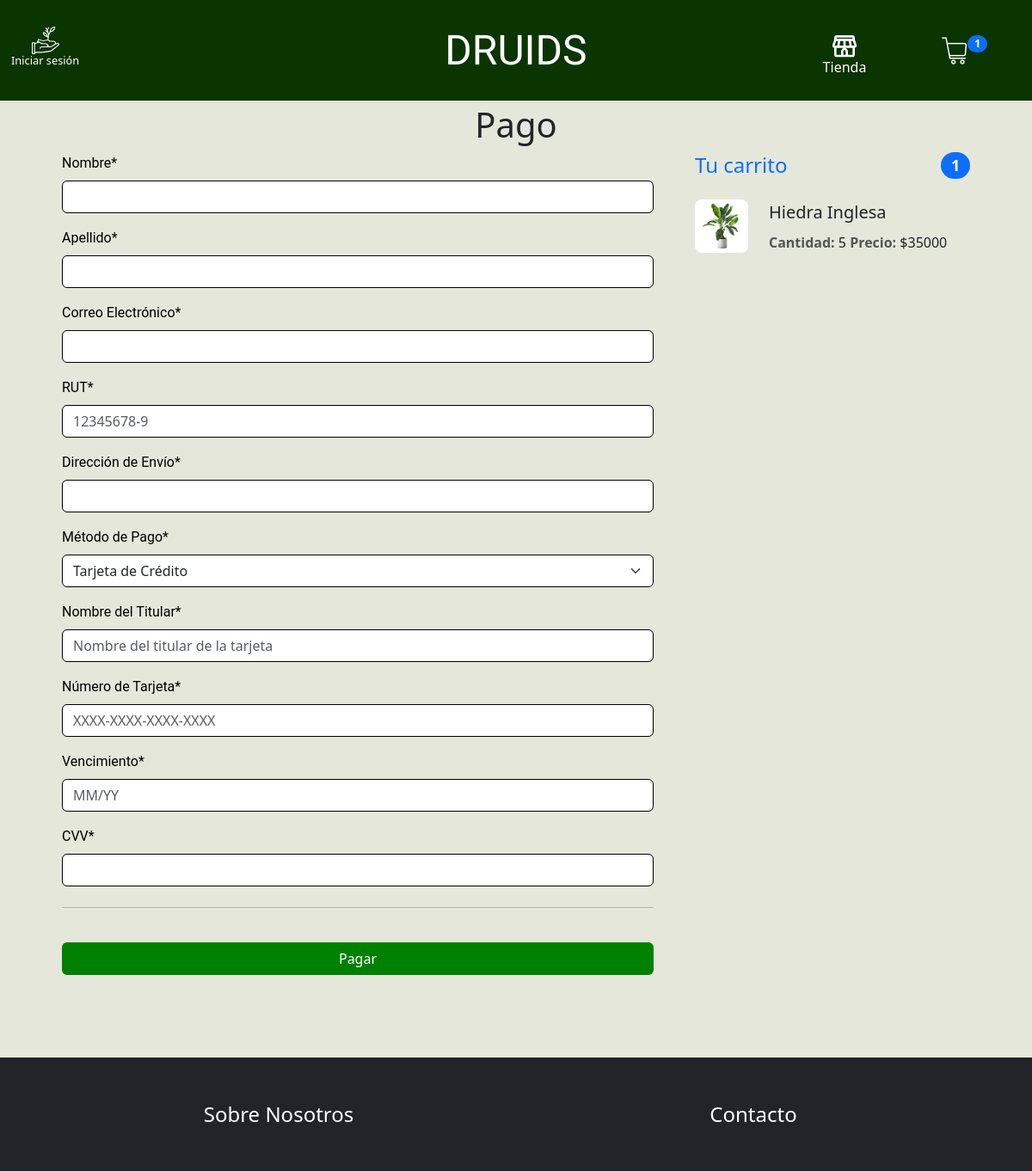
Page /pago/ on the committed database.
### Druids/models.py (models this page shows, shortened)
class CarritoItem(models.Model):
    producto = models.ForeignKey(Producto, on_delete=models.CASCADE)
    cantidad = models.PositiveIntegerField()
    pedido = models.ForeignKey(Pedido, on_delete=models.CASCADE, null=True, blank=True)
    usuario = models.ForeignKey(User, on_delete=models.CASCADE, null=True, blank=True)
    @property
    def total_price(self):
        return self.cantidad * self.producto.precio

class Producto(models.Model):
    nombre = models.CharField(max_length=100, verbose_name="Nombre del producto")
    precio = models.PositiveIntegerField(validators=[MinValueValidator(0)], verbose_name="Precio")
    categoria = models.CharField(max_length=50, choices=Categorias, verbose_name="Categoría")
    stock = models.PositiveIntegerField(validators=[MinValueValidator(0)], verbose_name="Stock")
    descripcion = models.TextField(verbose_name="Descripción del producto")
    cuidados = models.TextField(verbose_name="Descripción de cuidados",blank=True, null=True)
    imagen_principal = models.ImageField(upload_to='productos/', verbose_name="Imagen Principal")
    imagen_2 = models.ImageField(upload_to='productos/', blank=True, null=True, verbose_name="Imagen del producto 2")
    imagen_3 = models.ImageField(upload_to='productos/', blank=True, null=True, verbose_name="Imagen del producto 3")
    imagen_4 = models.ImageField(upload_to='productos/', blank=True, null=True, verbose_name="Imagen del producto 4")

### Druids/views.py (the view, shortened to what this page needs)
# urls.py: path('pago/', pago, name='pago'),
def pago(request):
    if request.user.is_authenticated:
        carrito_items = CarritoItem.objects.filter(usuario=request.user)
    else:
        carrito_items = CarritoItem.objects.all()
    total = sum(item.total_price for item in carrito_items)
    if request.user.is_authenticated:
        usuario = Usuario.objects.get(usuario=request.user)
        form = PagoForm(initial={
            'nombre': usuario.nombre_usuario,
            'email': usuario.correo,
            'rut': usuario.rut,
            'direccion_envio': usuario.direccion
        })
    else:
        form = PagoForm()
    return render(request, 'Druids/pago.html', {'carrito_items': carrito_items, 'total': total, 'form': form})

### Druids/forms.py (shortened to what this page needs)
class PagoForm(forms.Form):
    nombre = forms.CharField(label='Nombre', max_length=100)
    apellido = forms.CharField(label='Apellido', max_length=100)
    email = forms.EmailField(label='Correo Electrónico')
    rut = forms.CharField(label='RUT', max_length=12, widget=forms.TextInput(attrs={'class': 'form-control rut', 'placeholder': '12345678-9'}))
    direccion_envio = forms.CharField(label='Dirección de Envío', max_length=40)
    metodo_pago = forms.ChoiceField(label='Método de Pago', choices=[('credito', 'Tarjeta de Crédito'), ('debito', 'Tarjeta de Débito')])
    nombre_titular = forms.CharField(label='Nombre del Titular', max_length=40, widget=forms.TextInput(attrs={'class': 'form-control nombre-titular', 'placeholder': 'Nombre del titular de la tarjeta'}))
    numero_tarjeta = forms.CharField(label='Número de Tarjeta', max_length=19, widget=forms.TextInput(attrs={'class': 'form-control numero-tarjeta', 'placeholder': 'XXXX-XXXX-XXXX-XXXX'}))
    fecha_expiracion = forms.CharField(label='Vencimiento', max_length=5, widget=forms.TextInput(attrs={'class': 'form-control fecha-expiracion', 'placeholder': 'MM/YY'}))
    cvv = forms.CharField(label='CVV', max_length=3)

### Druids/context_processors.py (called while the page is built)
def carrito_items_contador(request):
    if request.user.is_authenticated:
        contador = CarritoItem.objects.filter(usuario=request.user).count()
    else:
        contador = CarritoItem.objects.count()
    return {'carrito_items_contador': contador}

### Druids/templates/Druids/pago.html (shortened to what this page needs)
{% extends 'Druids/base.html' %}
{% load static %}
{% load crispy_forms_tags %}
{% block contenido %}
<link rel="stylesheet" href="{% static 'Druids/css/pago.css' %}">
<main>
    <section>
        <div class="row">
            <div class="col-12 mt-1">
                <h1 class="text-center">Pago</h1>
            </div>
        </div>
    </section>
    <div class="row g-5 mx-5">
        <div class="col-md-5 col-lg-4 order-md-last">
            <h4 class="d-flex justify-content-between align-items-center mb-3">
                <span class="text-primary">Tu carrito</span>
                <span class="badge bg-primary rounded-pill">{{ carrito_items|length }}</span>
            </h4>
            <ul class="list-group mb-3">
                 {% for item in carrito_items %}
                <li class="list-group item mt-2">
                    <div class="row">
                        <div class="col-3">
                            <img src="{{ item.producto.imagen_principal.url }}" class="img-fluid rounded-3" alt="{{ item.producto.nombre }}">
                        </div>
                        <div class="col-9">
                            <p class="lead fw-normal mb-2">{{ item.producto.nombre }}</p>
                            <p>
                                <span class="text-muted fw-bold">Cantidad: </span>{{ item.cantidad }}
                                <span class="text-muted fw-bold">Precio: </span>${{ item.total_price }}
                            </p>
                        </div>
                    </div>
                </li>
                {% endfor %}
            </ul>
        </div>
        <div class="col-md-7 col-lg-8">
            <form class="needs-validation" id="form-pago" action="{% url 'pago' %}" method="POST">
                {{ form|crispy }}
                <hr class="my-4">
                <button class="w-100 btn boton-pagar" type="submit">Pagar</button>
            </form>
        </div>
    </div>
</main>
{% endblock %}

### Druids/static/Druids/css/navbar.css (style rules this page uses)
.form-control { border-color: black; }
.form-select { border-color: black; }
label { color: black; }

### Druids/static/Druids/css/base.css (style rules this page uses)
body { background-color: #e5e7da; }

### Druids/static/Druids/css/pago.css (style rules this page uses)
.form-control { border-color: black; }
.form-select { border-color: black; }
label { color: black; font-family: 'Roboto', sans-serif; }
.boton-pagar { width: 100%; margin-top: 1rem; background-color: green; color: white; }

### rows in the picture
CarritoItem: producto.imagen_principal (picture), producto.nombre "Hiedra Inglesa", cantidad "5", total_price "35000"

### other values in the picture
{{ carrito_items_contador }} "1"
{{ carrito_items|length }} "1"
